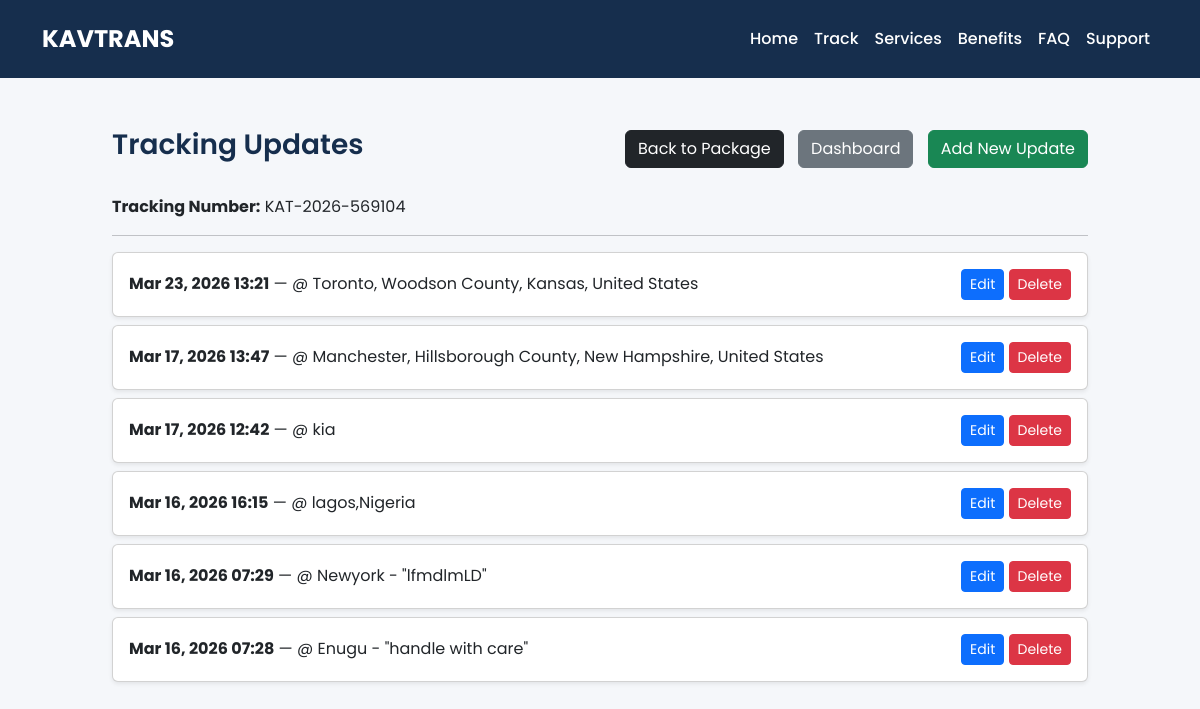
/tracking/updates/KAT-2026-569104/ (signed in), run on the app's committed database.
### packages/models.py (models this page shows, shortened)
class Package(models.Model):
    STATUS_CHOICES = [
        ("pending", "Pending"),
        ("picked_up", "Picked Up"),
        ("in_transit", "In Transit"),
        ("arrived_facility", "Arrived At Facility"),
        ("out_for_delivery", "Out For Delivery"),
        ("delivered", "Delivered"),
    ]
    tracking_number = models.CharField(
        max_length=30,
        unique=True,
        default=generate_tracking_number,
        editable=False
    )
    owner = models.ForeignKey(
        settings.AUTH_USER_MODEL,
        on_delete=models.CASCADE,
        related_name="packages"
    )
    sender_name = models.CharField(max_length=100)
    receiver_name = models.CharField(max_length=100)
    receiver_phone = models.CharField(max_length=20)
    receiver_address = models.TextField()
    description = models.TextField()
    weight = models.DecimalField(max_digits=10, decimal_places=2)
    status = models.CharField(
        max_length=50,
        choices=STATUS_CHOICES,
        default="pending"
    )
    current_location = models.CharField(max_length=255, blank=True)
    created_at = models.DateTimeField(auto_now_add=True)

### tracking/models.py (models this page shows, shortened)
class TrackingHistory(models.Model):
    package = models.ForeignKey(
        Package,
        on_delete=models.CASCADE,
        related_name="tracking_updates"
    )
    location = models.CharField(max_length=255)
    status = models.CharField(max_length=255)
    note = models.TextField(blank=True)
    latitude = models.FloatField(null=True, blank=True)
    longitude = models.FloatField(null=True, blank=True)
    timestamp = models.DateTimeField(auto_now_add=True)

### tracking/views.py (the view)
@login_required(login_url="admin_login")
def tracking_updates(request, tracking_number):
    package = get_object_or_404(Package, tracking_number=tracking_number)
    updates = TrackingHistory.objects.filter(
        package=package
    ).order_by("-timestamp")
    context = {
        "package": package,
        "updates": updates
    }
    return render(request, "dashboard/tracking_updates.html", context)

### templates/dashboard/tracking_updates.html (shortened to what this page needs)
{% extends "dashboard/dashboard_base.html" %}
{% block content %}
<div class="container tracking-wrapper">
<div class="tracking-header">
<h3 class="tracking-title">Tracking Updates</h3>
<div class="header-buttons">
<a href="{% url 'package_detail' package.id %}" class="btn btn-dark">Back to Package</a>
<a href="{% url 'dashboard_home' %}" class="btn btn-secondary">Dashboard</a>
<a href="{% url 'add_tracking_update' package.tracking_number %}" class="btn btn-success">Add New Update</a>
</div>
</div>
<div class="mb-3">
<strong>Tracking Number:</strong> {{ package.tracking_number }}
</div>
<hr>
{% for update in updates %}
<div class="card mb-2 p-3 shadow-sm">
    <div class="d-flex justify-content-between align-items-center">
        <div>
            <strong>{{ update.timestamp|date:"M d, Y H:i" }}</strong> —
            @ {{ update.location }}
            {% if update.note %} - "{{ update.note }}" {% endif %}
        </div>
        <div>
            <a href="{% url 'edit_tracking_update' update.id %}" class="btn btn-sm btn-primary">Edit</a>
            <a href="{% url 'delete_tracking_update' update.id %}" class="btn btn-sm btn-danger">Delete</a>
        </div>
    </div>
</div>
{% empty %}
<p>No tracking updates yet.</p>
{% endfor %}
</div>
{% endblock %}

### templates/dashboard/dashboard_base.html (style rules this page uses)
:root { --primary:#162e4d; --secondary:#000; --white:#fff; --light:#f5f7fa; }
body { font-family:'Poppins', sans-serif; background:var(--light); margin:0; }

### templates/dashboard/tracking_updates.html (style rules this page uses)
.tracking-wrapper { max-width:1000px; margin:50px auto; }
.tracking-header { display:flex; justify-content:space-between; align-items:center; margin-bottom:25px; }
.tracking-title { color:#162e4d; font-weight:600; }
.header-buttons a { margin-left:10px; }

### data on the page
Package: tracking_number "KAT-2026-569104"
TrackingHistory: timestamp "Mar 23, 2026 13:21", location "Toronto, Woodson County, Kansas, United States"
TrackingHistory: timestamp "Mar 17, 2026 13:47", location "Manchester, Hillsborough County, New Hampshire, United States"
TrackingHistory: timestamp "Mar 17, 2026 12:42", location "kia"
TrackingHistory: timestamp "Mar 16, 2026 16:15", location "lagos,Nigeria"
TrackingHistory: timestamp "Mar 16, 2026 07:29", location "Newyork", note "lfmdlmLD"
TrackingHistory: timestamp "Mar 16, 2026 07:28", location "Enugu", note "handle with care"
